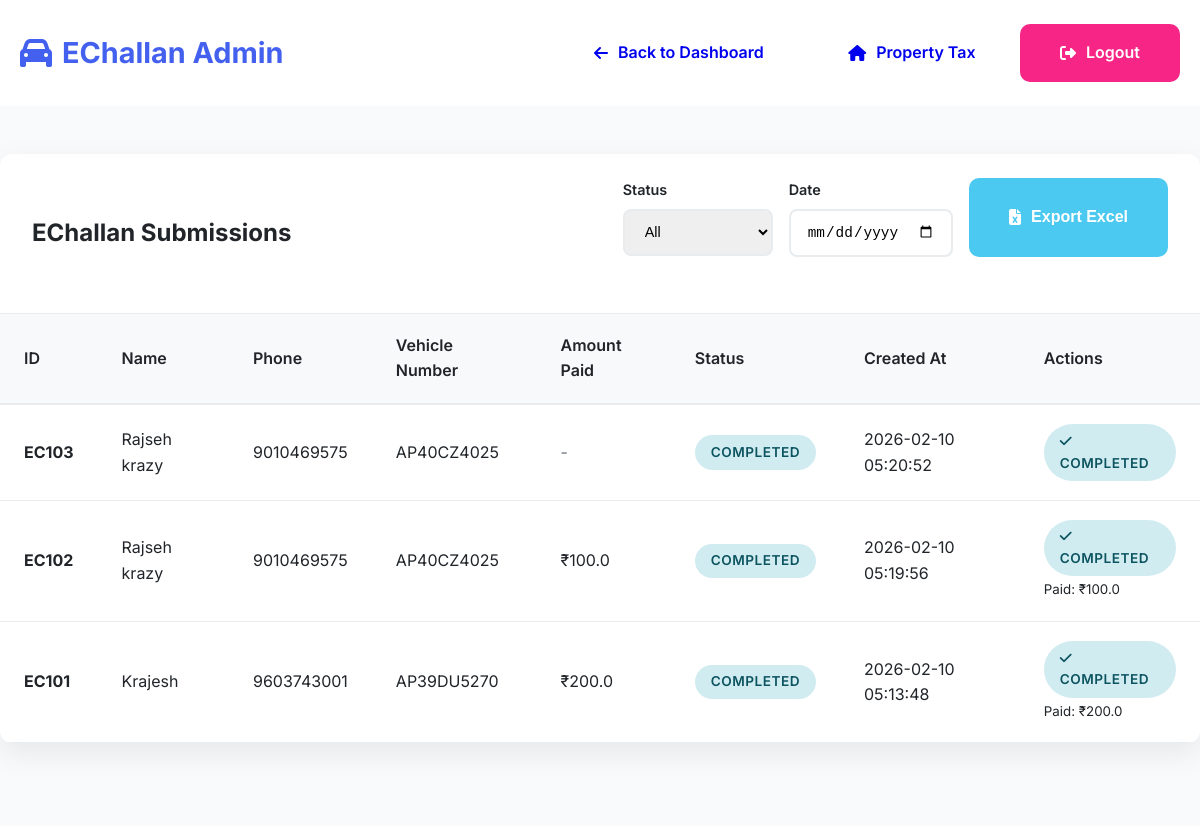
Screenshot of /admin/echallan (signed in) with the database file from the repository.
### tables this page shows
CREATE TABLE echallan (
        id INTEGER PRIMARY KEY AUTOINCREMENT,
        unique_id TEXT UNIQUE NOT NULL,
        name TEXT NOT NULL,
        phone TEXT NOT NULL,
        vehicle_number TEXT NOT NULL,
        status TEXT DEFAULT 'pending',
        amount_paid REAL DEFAULT 0,
        created_at TIMESTAMP DEFAULT CURRENT_TIMESTAMP,
        completed_at TIMESTAMP,
        admin_notes TEXT
    );

### app.py (the view)
@app.route('/admin/echallan')
@login_required
def admin_echallan():
    page = request.args.get('page', 1, type=int)
    status = request.args.get('status', 'all')
    date_filter = request.args.get('date', '')
    with get_db_connection() as conn:
        cursor = conn.cursor()
        query = "SELECT * FROM echallan WHERE 1=1"
        params = []
        if status != 'all':
            query += " AND status = ?"
            params.append(status)
        if date_filter:
            query += " AND DATE(created_at) = ?"
            params.append(date_filter)
        query += " ORDER BY created_at DESC"
        cursor.execute(query, params)
        records = cursor.fetchall()
    return render_template('echallan_admin.html',
                         records=records,
                         status=status,
                         date_filter=date_filter)

### app.py (called while the page is built)
@login_manager.user_loader
def load_user(user_id):
    if user_id == '1':  # Simple admin user
        return User('1', Config.ADMIN_USERNAME)
    return None

### database.py (called while the page is built)
@contextmanager
def get_db_connection():
    conn = sqlite3.connect(Config.DATABASE_PATH)
    conn.row_factory = sqlite3.Row
    try:
        yield conn
    finally:
        conn.close()

### templates/echallan_admin.html (shortened to what this page needs)
<!DOCTYPE html>
<html lang="en">
<head>
    <link rel="stylesheet" href="{{ url_for('static', filename='css/style.css') }}">
    <link rel="stylesheet" href="https://cdnjs.cloudflare.com/ajax/libs/font-awesome/6.4.0/css/all.min.css">
</head>
<body class="admin-dashboard">
    <header class="admin-header">
        <nav class="admin-nav container">
            <div class="logo">
                <i class="fas fa-car"></i>
                <span>EChallan Admin</span>
            </div>
            <div class="nav-links">
                <a href="{{ url_for('admin_dashboard') }}" class="btn">
                    <i class="fas fa-arrow-left"></i>
                    <span>Back to Dashboard</span>
                </a>
                <a href="{{ url_for('admin_property_tax') }}" class="btn">
                    <i class="fas fa-home"></i>
                    <span>Property Tax</span>
                </a>
                <a href="{{ url_for('admin_logout') }}" class="btn btn-danger">
                    <i class="fas fa-sign-out-alt"></i>
                    <span>Logout</span>
                </a>
            </div>
        </nav>
    </header>
    <main class="admin-main container">
        <div class="table-container fade-in">
            <div class="table-header">
                <h2>EChallan Submissions</h2>
                <div class="filters">
                    <div class="filter-group">
                        <label for="status">Status</label>
                        <select id="echallan-status" class="filter-select" onchange="filterTable()">
                            <option value="all" {% if status == 'all' %}selected{% endif %}>All</option>
                        </select>
                    </div>
                    <div class="filter-group">
                        <label for="date">Date</label>
                        <input type="date" id="echallan-date" class="filter-input" value="{{ date_filter }}" onchange="filterTable()">
                    </div>
                    <button class="btn btn-success export-btn" data-type="echallan">
                        <i class="fas fa-file-excel"></i>
                        <span>Export Excel</span>
                    </button>
                </div>
            </div>
            <div class="table-responsive">
                <table class="data-table">
                    <thead>
                        <tr>
                            <th>ID</th>
                            <th>Name</th>
                            <th>Phone</th>
                            <th>Vehicle Number</th>
                            <th>Amount Paid</th>
                            <th>Status</th>
                            <th>Created At</th>
                            <th>Actions</th>
                        </tr>
                    </thead>
                    <tbody>
                        {% for record in records %}
                        <tr>
                            <td><strong>{{ record.unique_id }}</strong></td>
                            <td>{{ record.name }}</td>
                            <td>{{ record.phone }}</td>
                            <td>{{ record.vehicle_number }}</td>
                            <td>
                                {% if record.amount_paid %}
                                    ₹{{ record.amount_paid }}
                                {% else %}
                                    <span style="color: var(--gray);">-</span>
                                {% endif %}
                            </td>
                            <td>
                                <span class="status-badge status-{{ record.status }}">
                                    {{ record.status }}
                                </span>
                            </td>
                            <td>{{ record.created_at }}</td>
                            <td>
                                {% if record.status == 'pending' %}
                                <button class="btn btn-warning update-status-btn"
                                        data-id="{{ record.id }}"
                                        data-type="echallan"
                                        data-status="{{ record.status }}">
                                    <i class="fas fa-check"></i>
                                    <span>Mark Completed</span>
                                </button>
                                {% else %}
                                <span class="status-badge status-completed">
                                    <i class="fas fa-check"></i>
                                    Completed
                                </span>
                                {% if record.amount_paid %}
                                <br><small>Paid: ₹{{ record.amount_paid }}</small>
                                {% endif %}
                                {% endif %}
                            </td>
                        </tr>
                        {% endfor %}
                    </tbody>
                </table>
            </div>
        </div>
    </main>
</body>
</html>

### static/css/style.css (style rules this page uses)
* { margin: 0; padding: 0; box-sizing: border-box; }
:root { --primary: #4361ee; --primary-dark: #3a56d4; --secondary: #7209b7; --success: #4cc9f0; --danger: #f72585; --warning: #f8961e; --light: #f8f9fa; --dark: #212529; --gray: #6c757d; --gray-light: #e9ecef; --border-radius: 12px; --box-shadow: 0 10px 30px rgba(0, 0, 0, 0.08); --transition: all 0.3s ease; }
body { font-family: 'Inter', -apple-system, BlinkMacSystemFont, 'Segoe UI', Roboto, sans-serif; line-height: 1.6; color: var(--dark); background: linear-gradient(135deg, #667eea 0%, #764ba2 100%); min-height: 100vh; }
.container { max-width: 1200px; margin: 0 auto; padding: 0 20px; }
.logo { font-size: 1.8rem; font-weight: 700; color: var(--primary); text-decoration: none; display: flex; align-items: center; gap: 10px; }
.logo i { font-size: 2rem; }
.btn { display: inline-flex; align-items: center; justify-content: center; padding: 1rem 2.5rem; border: none; border-radius: 10px; font-size: 1rem; font-weight: 600; cursor: pointer; transition: var(--transition); gap: 10px; text-decoration: none; }
.btn-success { background: var(--success); color: white; }
.btn-danger { background: var(--danger); color: white; }
.admin-header { background: white; box-shadow: 0 2px 20px rgba(0, 0, 0, 0.1); padding: 1.5rem 0; }
.admin-nav { display: flex; justify-content: space-between; align-items: center; }
.admin-main { padding: 3rem 0; background: #f8fafc; min-height: calc(100vh - 80px); }
.table-container { background: white; border-radius: var(--border-radius); box-shadow: var(--box-shadow); overflow: hidden; }
.table-header { padding: 1.5rem 2rem; border-bottom: 1px solid var(--gray-light); display: flex; justify-content: space-between; align-items: center; }
.table-responsive { overflow-x: auto; }
.data-table { width: 100%; border-collapse: collapse; }
.data-table th { background: var(--light); padding: 1.2rem 1.5rem; text-align: left; font-weight: 600; color: var(--dark); border-bottom: 2px solid var(--gray-light); }
.data-table td { padding: 1.2rem 1.5rem; border-bottom: 1px solid var(--gray-light); }
.status-badge { display: inline-block; padding: 0.4rem 1rem; border-radius: 50px; font-size: 0.85rem; font-weight: 600; text-transform: uppercase; letter-spacing: 0.5px; }
.status-completed { background: #d1ecf1; color: #0c5460; }
.filters { display: flex; gap: 1rem; flex-wrap: wrap; margin-bottom: 2rem; }
.filter-group { display: flex; flex-direction: column; gap: 0.5rem; }
.filter-group label { font-size: 0.9rem; font-weight: 600; color: var(--dark); }
.filter-select, .filter-input { padding: 0.8rem 1rem; border: 2px solid var(--gray-light); border-radius: 8px; font-size: 0.9rem; min-width: 150px; }
.fade-in { animation: fadeIn 0.5s ease-out; }

### rows the page displays
echallan: unique_id "EC103", name "Rajseh krazy", phone "9010469575", vehicle_number "AP40CZ4025", status "COMPLETED", created_at "2026-02-10 05:20:52"
echallan: unique_id "EC102", name "Rajseh krazy", phone "9010469575", vehicle_number "AP40CZ4025", amount_paid "100.0", status "COMPLETED", created_at "2026-02-10 05:19:56"
echallan: unique_id "EC101", name "Krajesh", phone "9603743001", vehicle_number "AP39DU5270", amount_paid "200.0", status "COMPLETED", created_at "2026-02-10 05:13:48"
